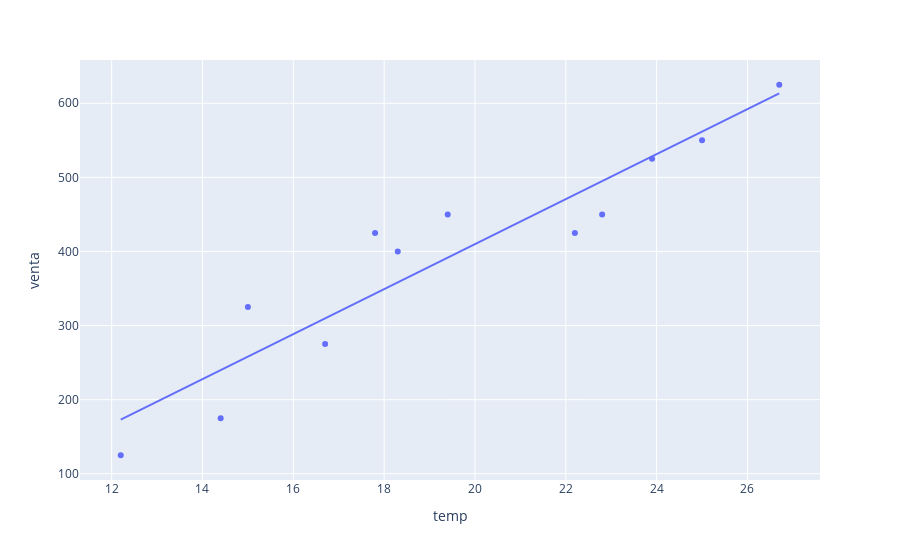

The notebook cell this image was saved under:
### Markdown cell above
La relacion funcional verdadera: $ f(x)  $


Nuestro modelo:   $\hat{f}(x) = m \cdot t + c$

### Code cell
fig=px.scatter(data,x='temp',y='venta',trendline="ols")
fig.show()

### Figure 1 — Plotly figure (JSON) as saved in the notebook; plotly's stock layout.template omitted (floating-point values rounded to 4 significant figures)
{"data": [{"hovertemplate": "temp=%{x}<br>venta=%{y}<extra></extra>", "legendgroup": "", "marker": {"color": "#636efa", "symbol": "circle"}, "mode": "markers", "name": "", "orientation": "v", "showlegend": false, "type": "scatter", "x": [22.8, 23.9, 25, 18.3, 14.4, 19.4, 17.8, 16.7, 12.2, 22.2, 26.7, 15], "xaxis": "x", "y": [450, 525, 550, 400, 175, 450, 425, 275, 125, 425, 625, 325], "yaxis": "y"}, {"hovertemplate": "<b>OLS trendline</b><br>venta = 30.3621 * temp + -197.239<br>R<sup>2</sup>=0.880213<br><br>temp=%{x}<br>venta=%{y} <b>(trend)</b><extra></extra>", "legendgroup": "", "marker": {"color": "#636efa", "symbol": "circle"}, "mode": "lines", "name": "", "showlegend": false, "type": "scatter", "x": [12.2, 14.4, 15, 16.7, 17.8, 18.3, 19.4, 22.2, 22.8, 23.9, 25, 26.7], "xaxis": "x", "y": [173.2, 240.0, 258.2, 309.8, 343.2, 358.4, 391.8, 476.8, 495.0, 528.4, 561.8, 613.4], "yaxis": "y"}], "layout": {"legend": {"tracegroupgap": 0}, "margin": {"t": 60}, "xaxis": {"anchor": "y", "domain": [0, 1], "title": {"text": "temp"}}, "yaxis": {"anchor": "x", "domain": [0, 1], "title": {"text": "venta"}}}}
